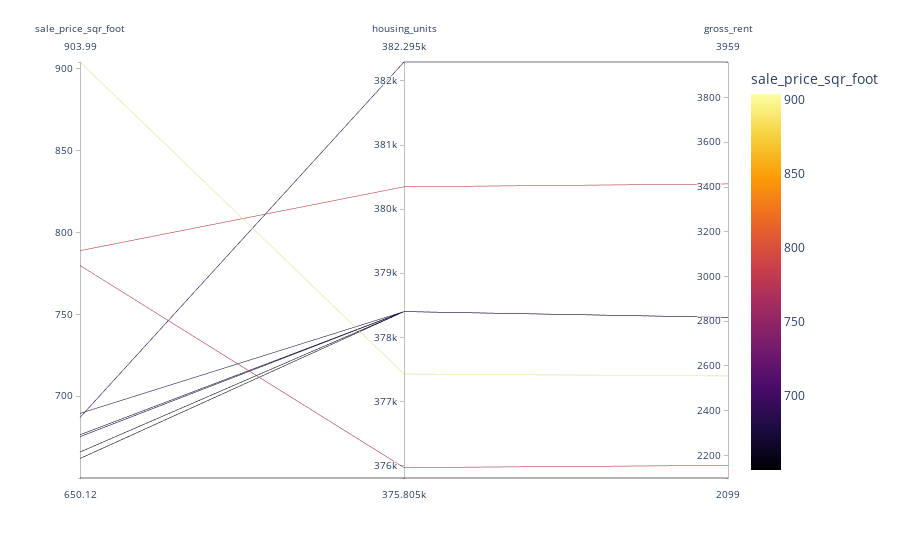

The notebook cell saved with this chart:
### Code cell
parallel_coordinates(sfo_data_top_10)

### Figure 1 — Plotly figure (JSON) as saved in the notebook; plotly's stock layout.template omitted (floating-point values rounded to 4 significant figures)
{"data": [{"dimensions": [{"label": "sale_price_sqr_foot", "values": [904.0, 788.8, 779.8, 689.6, 687.1, 676.5, 675.4, 666.0, 662.0, 650.1]}, {"label": "housing_units", "values": [377400.0, 380348, 376000.0, 378401, 382295, 378401, 378401, 378401, 378401, 375805]}, {"label": "gross_rent", "values": [2555.0, 3414, 2155.0, 2817.0, 3959, 2817.0, 2817.0, 2817.0, 2817.0, 2099]}], "domain": {"x": [0, 1], "y": [0, 1]}, "line": {"color": [904.0, 788.8, 779.8, 689.6, 687.1, 676.5, 675.4, 666.0, 662.0, 650.1], "coloraxis": "coloraxis"}, "name": "", "type": "parcoords"}], "layout": {"autosize": true, "coloraxis": {"colorbar": {"title": {"text": "sale_price_sqr_foot"}}, "colorscale": [[0, "#000004"], [0.1111, "#1b0c41"], [0.2222, "#4a0c6b"], [0.3333, "#781c6d"], [0.4444, "#a52c60"], [0.5556, "#cf4446"], [0.6667, "#ed6925"], [0.7778, "#fb9b06"], [0.8889, "#f7d13d"], [1, "#fcffa4"]]}, "legend": {"tracegroupgap": 0}, "margin": {"t": 60}}}
